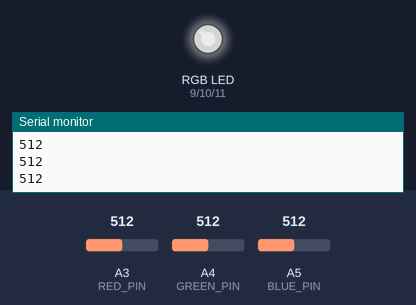
Bench run of a program on a simulated Arduino Uno, built with avr-gcc and run on an emulated ATmega328P. Parts: an RGB LED mixed from three pins (HIGH = lit), the last lines printed to the serial monitor. Inputs (shaded band) come from the test bench; at power-on: A3 (RED_PIN) = 512, A4 (GREEN_PIN) = 512, A5 (BLUE_PIN) = 512. Dim RGB values are drawn brighter than linear.

Above: at 1.7 s.
1.8 s: A3 (RED_PIN) set to 716
At 2.1 s:
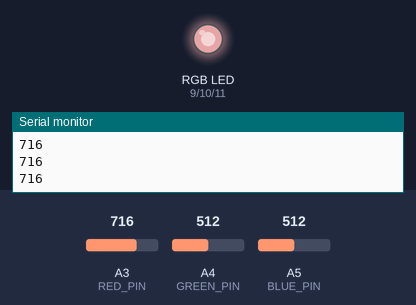
3.3 s: A4 (GREEN_PIN) set to 716
At 4.5 s:
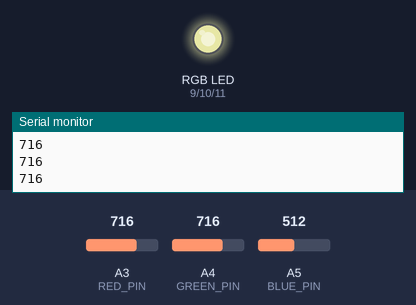
4.8 s: A5 (BLUE_PIN) set to 716
At 5.6 s:
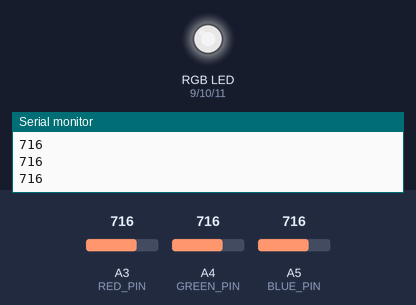
6.3 s: A3 (RED_PIN) set to 900
At 6.9 s:
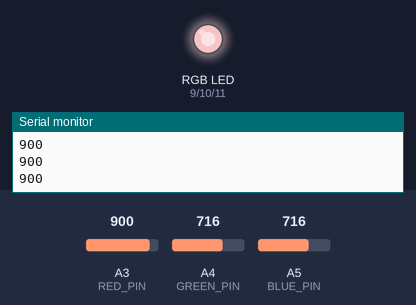
7.8 s: A4 (GREEN_PIN) set to 900
At 9.0 s:
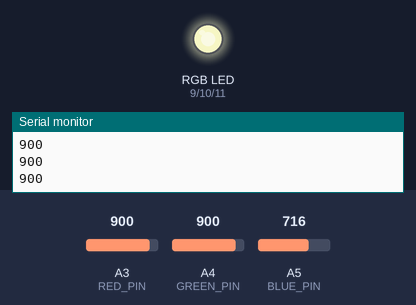
9.3 s: A5 (BLUE_PIN) set to 900
At 10.2 s:
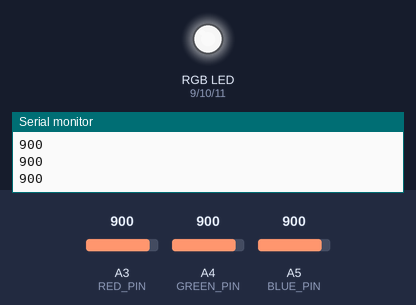
Timing chart, 0 to 11.8 s (numbered marks = the images above; inputs shaded):
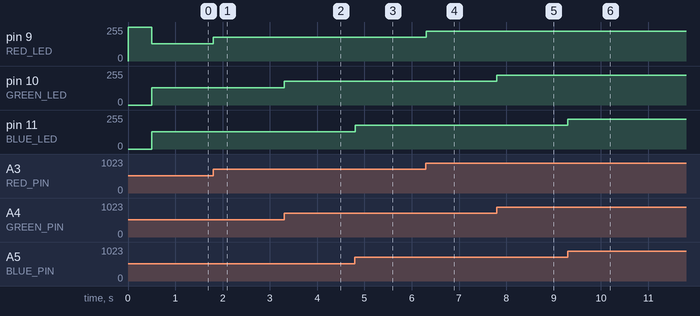

Measured:
- after the input at 1.8 s, pin 9 (RED_LED): 128/255 → 179/255 at once
- after the input at 3.3 s, pin 10 (GREEN_LED): 128/255 → 179/255 at once
- after the input at 4.8 s, pin 11 (BLUE_LED): 128/255 → 179/255 at once
- after the input at 6.3 s, pin 9 (RED_LED): 179/255 → 225/255 at once
- after the input at 7.8 s, pin 10 (GREEN_LED): 179/255 → 225/255 at once
- after the input at 9.3 s, pin 11 (BLUE_LED): 179/255 → 225/255 at once

The program:

main.cpp
```cpp
//
// Created by trevor on 7/5/24.
//
#include "Arduino.h"
#include "pins.h"

struct State {
    int r;
    int g;
    int b;
} state;

void setupPots()
{
}

void tickPots(State *s)
{
    s->r = analogRead(RED_PIN);
    s->g = analogRead(GREEN_PIN);
    s->b = analogRead(BLUE_PIN);
}

void setupLEDDisplay()
{
    // TODO: INPUT

    pinMode(RED_LED, OUTPUT);
    pinMode(GREEN_LED, OUTPUT);
    pinMode(BLUE_LED, OUTPUT);
}

void displayLED(State s)
{
    analogWrite(RED_LED,    s.r < 20 ? 0 : s.r / 4);
    analogWrite(GREEN_LED,  s.g < 20 ? 0 : s.g / 4);
    analogWrite(BLUE_LED,   s.b < 20 ? 0 : s.b / 4);
}

void setup()
{
    Serial.begin(9600);
    setupLEDDisplay();
    setupPots();
    digitalWrite(RED_LED, HIGH);
    delay(500);
    digitalWrite(RED_LED, LOW);
}

void loop()
{
    tickPots(&state);
    displayLED(state);
    Serial.println(state.r);
    delay(1);
}
```

pins.h
```cpp
//
// Created by trevor on 7/5/24.
//

#define MAX_READ 1023
#define MIN_READ 0

// read analog
#define RED_PIN     A3
#define GREEN_PIN   A4
#define BLUE_PIN    A5

#define RED_LED     9
#define GREEN_LED   10
#define BLUE_LED    11
```
